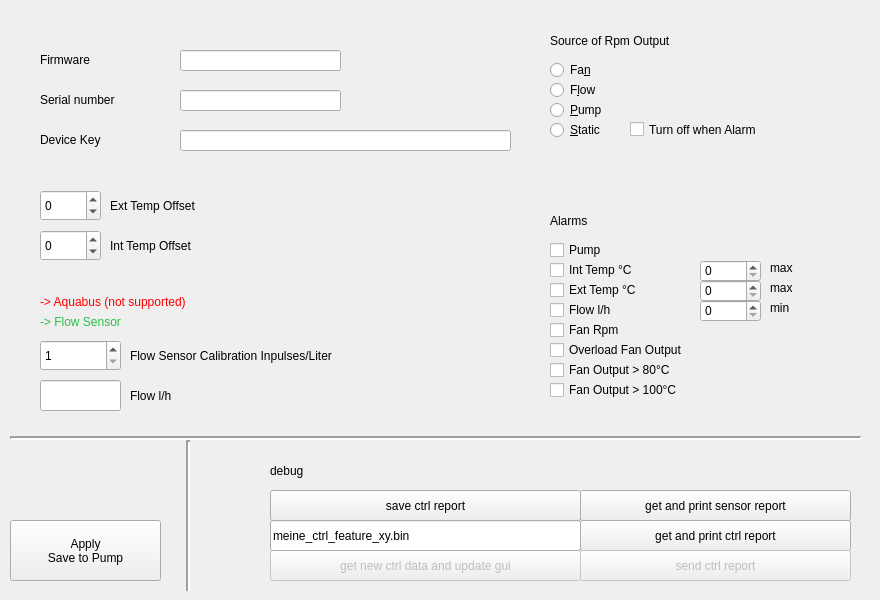
    <widget class="QWidget" name="page_4">
     <widget class="QPushButton" name="pushButton_ctrl_report">
      <property name="geometry">
       <rect>
        <x>580</x>
        <y>520</y>
        <width>271</width>
        <height>31</height>
       </rect>
      </property>
      <property name="text">
       <string>get and print ctrl report</string>
      </property>
     </widget>
     <widget class="QPushButton" name="pushButton_sensor_report">
      <property name="geometry">
       <rect>
        <x>580</x>
        <y>490</y>
        <width>271</width>
        <height>31</height>
       </rect>
      </property>
      <property name="text">
       <string>get and print sensor report</string>
      </property>
     </widget>
     <widget class="QPushButton" name="pushButton_send_ctrl_report">
      <property name="enabled">
       <bool>false</bool>
      </property>
      <property name="geometry">
       <rect>
        <x>580</x>
        <y>550</y>
        <width>271</width>
        <height>31</height>
       </rect>
      </property>
      <property name="text">
       <string>send ctrl report</string>
      </property>
     </widget>
     <widget class="QSpinBox" name="spinBox_settings_flow_calib">
      <property name="geometry">
       <rect>
        <x>40</x>
        <y>340</y>
        <width>81</width>
        <height>31</height>
       </rect>
      </property>
      <property name="minimum">
       <number>1</number>
      </property>
      <property name="maximum">
       <number>1000</number>
      </property>
     </widget>
     <widget class="QLabel" name="label_6">
      <property name="geometry">
       <rect>
        <x>130</x>
        <y>340</y>
        <width>361</width>
        <height>31</height>
       </rect>
      </property>
      <property name="text">
       <string>Flow Sensor Calibration Inpulses/Liter</string>
      </property>
     </widget>
     <widget class="QLineEdit" name="lineEdit_settings_flow">
      <property name="geometry">
       <rect>
        <x>40</x>
        <y>380</y>
        <width>81</width>
        <height>31</height>
       </rect>
      </property>
      <property name="readOnly">
       <bool>true</bool>
      </property>
     </widget>
     <widget class="QLabel" name="label_31">
      <property name="geometry">
       <rect>
        <x>130</x>
        <y>380</y>
        <width>111</width>
        <height>31</height>
       </rect>
      </property>
      <property name="text">
       <string>Flow l/h</string>
      </property>
     </widget>
     <widget class="QLineEdit" name="lineEdit_settings_firmware">
      <property name="enabled">
       <bool>true</bool>
      </property>
      <property name="geometry">
       <rect>
        <x>180</x>
        <y>50</y>
        <width>161</width>
        <height>21</height>
       </rect>
      </property>
      <property name="alignment">
       <set>Qt::AlignmentFlag::AlignLeading|Qt::AlignmentFlag::AlignLeft|Qt::AlignmentFlag::AlignVCenter</set>
      </property>
      <property name="readOnly">
       <bool>true</bool>
      </property>
     </widget>
     <widget class="QLineEdit" name="lineEdit_settings_device_key">
      <property name="enabled">
       <bool>true</bool>
      </property>
      <property name="geometry">
       <rect>
        <x>180</x>
        <y>130</y>
        <width>331</width>
        <height>21</height>
       </rect>
      </property>
      <property name="font">
       <font>
        <family>Noto Sans</family>
        <pointsize>13</pointsize>
        <kerning>false</kerning>
       </font>
      </property>
      <property name="alignment">
       <set>Qt::AlignmentFlag::AlignCenter</set>
      </property>
      <property name="readOnly">
       <bool>true</bool>
      </property>
     </widget>
     <widget class="QLineEdit" name="lineEdit_settings_serial">
      <property name="enabled">
       <bool>true</bool>
      </property>
      <property name="geometry">
       <rect>
        <x>180</x>
        <y>90</y>
        <width>161</width>
        <height>21</height>
       </rect>
      </property>
      <property name="alignment">
       <set>Qt::AlignmentFlag::AlignLeading|Qt::AlignmentFlag::AlignLeft|Qt::AlignmentFlag::AlignVCenter</set>
      </property>
      <property name="readOnly">
       <bool>true</bool>
      </property>
     </widget>
     <widget class="QLabel" name="label_32">
      <property name="geometry">
       <rect>
        <x>40</x>
        <y>49</y>
        <width>131</width>
        <height>21</height>
       </rect>
      </property>
      <property name="text">
       <string>Firmware</string>
      </property>
      <property name="alignment">
       <set>Qt::AlignmentFlag::AlignLeading|Qt::AlignmentFlag::AlignLeft|Qt::AlignmentFlag::AlignVCenter</set>
      </property>
     </widget>
     <widget class="QLabel" name="label_33">
      <property name="geometry">
       <rect>
        <x>40</x>
        <y>130</y>
        <width>131</width>
        <height>20</height>
       </rect>
      </property>
      <property name="text">
       <string>Device Key</string>
      </property>
      <property name="alignment">
       <set>Qt::AlignmentFlag::AlignLeading|Qt::AlignmentFlag::AlignLeft|Qt::AlignmentFlag::AlignVCenter</set>
      </property>
     </widget>
     <widget class="QLabel" name="label_34">
      <property name="geometry">
       <rect>
        <x>40</x>
        <y>90</y>
        <width>131</width>
        <height>20</height>
       </rect>
      </property>
      <property name="text">
       <string>Serial number</string>
      </property>
      <property name="alignment">
       <set>Qt::AlignmentFlag::AlignLeading|Qt::AlignmentFlag::AlignLeft|Qt::AlignmentFlag::AlignVCenter</set>
      </property>
     </widget>
     <widget class="QRadioButton" name="radioButton_source_fan">
      <property name="geometry">
       <rect>
        <x>550</x>
        <y>60</y>
        <width>171</width>
        <height>20</height>
       </rect>
      </property>
      <property name="text">
       <string>Fa&amp;n</string>
      </property>
     </widget>
     <widget class="QLabel" name="label_35">
      <property name="enabled">
       <bool>true</bool>
      </property>
      <property name="geometry">
       <rect>
        <x>550</x>
        <y>200</y>
        <width>161</width>
        <height>41</height>
       </rect>
      </property>
      <property name="text">
       <string>Alarms</string>
      </property>
     </widget>
     <widget class="QLabel" name="label_36">
      <property name="geometry">
       <rect>
        <x>550</x>
        <y>20</y>
        <width>231</width>
        <height>41</height>
       </rect>
      </property>
      <property name="text">
       <string>Source of Rpm Output</string>
      </property>
     </widget>
     <widget class="QRadioButton" name="radioButton_source_flow">
      <property name="geometry">
       <rect>
        <x>550</x>
        <y>80</y>
        <width>171</width>
        <height>20</height>
       </rect>
      </property>
      <property name="text">
       <string>F&amp;low</string>
      </property>
     </widget>
     <widget class="QRadioButton" name="radioButton_source_pump">
      <property name="geometry">
       <rect>
        <x>550</x>
        <y>100</y>
        <width>191</width>
        <height>20</height>
       </rect>
      </property>
      <property name="text">
       <string>&amp;Pump</string>
      </property>
     </widget>
     <widget class="QRadioButton" name="radioButton_source_static">
      <property name="geometry">
       <rect>
        <x>550</x>
        <y>120</y>
        <width>171</width>
        <height>20</height>
       </rect>
      </property>
      <property name="text">
       <string>&amp;Static</string>
      </property>
     </widget>
     <widget class="QPushButton" name="pushButton_settings_save_to_pump">
      <property name="geometry">
       <rect>
        <x>10</x>
        <y>520</y>
        <width>151</width>
        <height>61</height>
       </rect>
      </property>
      <property name="text">
       <string>Apply 
Save to Pump</string>
      </property>
     </widget>
     <widget class="QLabel" name="label_37">
      <property name="geometry">
       <rect>
        <x>270</x>
        <y>450</y>
        <width>101</width>
        <height>41</height>
       </rect>
      </property>
      <property name="text">
       <string>debug</string>
      </property>
     </widget>
     <widget class="QCheckBox" name="checkBox_source_turn_off_when_alarm">
      <property name="geometry">
       <rect>
        <x>630</x>
        <y>119</y>
        <width>231</width>
        <height>21</height>
       </rect>
      </property>
      <property name="text">
       <string>Turn off when Alarm</string>
      </property>
     </widget>
     <widget class="QCheckBox" name="checkBox_alarm_pump">
      <property name="enabled">
       <bool>true</bool>
      </property>
      <property name="geometry">
       <rect>
        <x>550</x>
        <y>240</y>
        <width>141</width>
        <height>20</height>
       </rect>
      </property>
      <property name="text">
       <string>Pump</string>
      </property>
     </widget>
     <widget class="QCheckBox" name="checkBox_alarm_int_temp">
      <property name="enabled">
       <bool>true</bool>
      </property>
      <property name="geometry">
       <rect>
        <x>550</x>
        <y>260</y>
        <width>141</width>
        <height>20</height>
       </rect>
      </property>
      <property name="text">
       <string>Int Temp °C</string>
      </property>
     </widget>
     <widget class="QCheckBox" name="checkBox_alarm_ext_temp">
      <property name="enabled">
       <bool>true</bool>
      </property>
      <property name="geometry">
       <rect>
        <x>550</x>
        <y>280</y>
        <width>141</width>
        <height>20</height>
       </rect>
      </property>
      <property name="text">
       <string>Ext Temp °C</string>
      </property>
     </widget>
     <widget class="QCheckBox" name="checkBox_alarm_flow">
      <property name="enabled">
       <bool>true</bool>
      </property>
      <property name="geometry">
       <rect>
        <x>550</x>
        <y>300</y>
        <width>131</width>
        <height>20</height>
       </rect>
      </property>
      <property name="text">
       <string>Flow l/h</string>
      </property>
     </widget>
     <widget class="QCheckBox" name="checkBox_alarm_fan_rpm">
      <property name="enabled">
       <bool>true</bool>
      </property>
      <property name="geometry">
       <rect>
        <x>550</x>
        <y>320</y>
        <width>151</width>
        <height>20</height>
       </rect>
      </property>
      <property name="text">
       <string>Fan Rpm</string>
      </property>
     </widget>
     <widget class="QCheckBox" name="checkBox_alarm_fan_overload">
      <property name="enabled">
       <bool>true</bool>
      </property>
      <property name="geometry">
       <rect>
        <x>550</x>
        <y>340</y>
        <width>211</width>
        <height>20</height>
       </rect>
      </property>
      <property name="text">
       <string>Overload Fan Output</string>
      </property>
     </widget>
     <widget class="QCheckBox" name="checkBox_alarm_80">
      <property name="enabled">
       <bool>true</bool>
      </property>
      <property name="geometry">
       <rect>
        <x>550</x>
        <y>360</y>
        <width>201</width>
        <height>20</height>
       </rect>
      </property>
      <property name="text">
       <string>Fan Output &gt; 80°C</string>
      </property>
     </widget>
     <widget class="QCheckBox" name="checkBox_alarm_100">
      <property name="enabled">
       <bool>true</bool>
      </property>
      <property name="geometry">
       <rect>
        <x>550</x>
        <y>380</y>
        <width>201</width>
        <height>20</height>
       </rect>
      </property>
      <property name="text">
       <string>Fan Output &gt; 100°C</string>
      </property>
      <property name="checkable">
       <bool>true</bool>
      </property>
     </widget>
     <widget class="QSpinBox" name="spinBox_alarm_int_temp_max">
      <property name="enabled">
       <bool>true</bool>
      </property>
      <property name="geometry">
       <rect>
        <x>700</x>
        <y>260</y>
        <width>61</width>
        <height>22</height>
       </rect>
      </property>
     </widget>
     <widget class="QSpinBox" name="spinBox_alarm_ext_temp_max">
      <property name="enabled">
       <bool>true</bool>
      </property>
      <property name="geometry">
       <rect>
        <x>700</x>
        <y>280</y>
        <width>61</width>
        <height>22</height>
       </rect>
      </property>
     </widget>
     <widget class="QSpinBox" name="spinBox_alarm_flow_min">
      <property name="enabled">
       <bool>true</bool>
      </property>
      <property name="geometry">
       <rect>
        <x>700</x>
        <y>300</y>
        <width>61</width>
        <height>22</height>
       </rect>
      </property>
      <property name="maximum">
       <number>1000</number>
      </property>
     </widget>
     <widget class="QSpinBox" name="spinBox_settings_ext_offset">
      <property name="geometry">
       <rect>
        <x>40</x>
        <y>190</y>
        <width>61</width>
        <height>31</height>
       </rect>
      </property>
      <property name="minimum">
       <number>-100</number>
      </property>
      <property name="maximum">
       <number>100</number>
      </property>
     </widget>
     <widget class="QSpinBox" name="spinBox_settings_int_offset">
      <property name="geometry">
       <rect>
        <x>40</x>
        <y>230</y>
        <width>61</width>
        <height>31</height>
       </rect>
      </property>
      <property name="minimum">
       <number>-100</number>
      </property>
      <property name="maximum">
       <number>100</number>
      </property>
     </widget>
     <widget class="QLabel" name="label_38">
      <property name="geometry">
       <rect>
        <x>110</x>
        <y>190</y>
        <width>171</width>
        <height>31</height>
       </rect>
      </property>
      <property name="text">
       <string>Ext Temp Offset</string>
      </property>
      <property name="alignment">
       <set>Qt::AlignmentFlag::AlignLeading|Qt::AlignmentFlag::AlignLeft|Qt::AlignmentFlag::AlignVCenter</set>
      </property>
     </widget>
     <widget class="QLabel" name="label_39">
      <property name="geometry">
       <rect>
        <x>110</x>
        <y>230</y>
        <width>181</width>
        <height>31</height>
       </rect>
      </property>
      <property name="text">
       <string>Int Temp Offset</string>
      </property>
      <property name="alignment">
       <set>Qt::AlignmentFlag::AlignLeading|Qt::AlignmentFlag::AlignLeft|Qt::AlignmentFlag::AlignVCenter</set>
      </property>
     </widget>
     <widget class="QLabel" name="label_40">
      <property name="enabled">
       <bool>true</bool>
      </property>
      <property name="geometry">
       <rect>
        <x>770</x>
        <y>260</y>
        <width>71</width>
        <height>16</height>
       </rect>
      </property>
      <property name="text">
       <string>max</string>
      </property>
     </widget>
     <widget class="QLabel" name="label_41">
      <property name="enabled">
       <bool>true</bool>
      </property>
      <property name="geometry">
       <rect>
        <x>770</x>
        <y>280</y>
        <width>81</width>
        <height>16</height>
       </rect>
      </property>
      <property name="text">
       <string>max</string>
      </property>
     </widget>
     <widget class="QLabel" name="label_42">
      <property name="enabled">
       <bool>true</bool>
      </property>
      <property name="geometry">
       <rect>
        <x>770</x>
        <y>300</y>
        <width>101</width>
        <height>16</height>
       </rect>
      </property>
      <property name="text">
       <string>min</string>
      </property>
     </widget>
     <widget class="Line" name="line_4">
      <property name="geometry">
       <rect>
        <x>10</x>
        <y>430</y>
        <width>851</width>
        <height>16</height>
       </rect>
      </property>
      <property name="lineWidth">
       <number>2</number>
      </property>
      <property name="orientation">
       <enum>Qt::Orientation::Horizontal</enum>
      </property>
     </widget>
     <widget class="QLabel" name="label_flow_active">
      <property name="enabled">
       <bool>true</bool>
      </property>
      <property name="geometry">
       <rect>
        <x>40</x>
        <y>310</y>
        <width>171</width>
        <height>24</height>
       </rect>
      </property>
      <property name="palette">
       <palette>
        <active>
         <colorrole role="WindowText">
          <brush brushstyle="SolidPattern">
           <color alpha="255">
            <red>45</red>
            <green>188</green>
            <blue>74</blue>
           </color>
          </brush>
         </colorrole>
        </active>
        <inactive>
         <colorrole role="WindowText">
          <brush brushstyle="SolidPattern">
           <color alpha="255">
            <red>45</red>
            <green>188</green>
            <blue>74</blue>
           </color>
          </brush>
         </colorrole>
        </inactive>
        <disabled/>
       </palette>
      </property>
      <property name="text">
       <string>-&gt; Flow Sensor</string>
      </property>
     </widget>
     <widget class="QLabel" name="label_aquabus_active">
      <property name="enabled">
       <bool>true</bool>
      </property>
      <property name="geometry">
       <rect>
        <x>40</x>
        <y>290</y>
        <width>271</width>
        <height>24</height>
       </rect>
      </property>
      <property name="palette">
       <palette>
        <active>
         <colorrole role="WindowText">
          <brush brushstyle="SolidPattern">
           <color alpha="255">
            <red>255</red>
            <green>0</green>
            <blue>0</blue>
           </color>
          </brush>
         </colorrole>
        </active>
        <inactive>
         <colorrole role="WindowText">
          <brush brushstyle="SolidPattern">
           <color alpha="255">
            <red>255</red>
            <green>0</green>
            <blue>0</blue>
           </color>
          </brush>
         </colorrole>
        </inactive>
        <disabled/>
       </palette>
      </property>
      <property name="text">
       <string>-&gt; Aquabus (not supported)</string>
      </property>
     </widget>
     <widget class="QPushButton" name="pushButton_get_new_ctrl_data">
      <property name="enabled">
       <bool>false</bool>
      </property>
      <property name="geometry">
       <rect>
        <x>270</x>
        <y>550</y>
        <width>311</width>
        <height>31</height>
       </rect>
      </property>
      <property name="text">
       <string>get new ctrl data and update gui</string>
      </property>
     </widget>
     <widget class="QPushButton" name="pushButton_save_ctrl_report_to_disk">
      <property name="geometry">
       <rect>
        <x>270</x>
        <y>490</y>
        <width>311</width>
        <height>31</height>
       </rect>
      </property>
      <property name="text">
       <string>save ctrl report</string>
      </property>
     </widget>
     <widget class="QLineEdit" name="lineEdit_ctrl_report_file_name">
      <property name="geometry">
       <rect>
        <x>270</x>
        <y>520</y>
        <width>311</width>
        <height>31</height>
       </rect>
      </property>
      <property name="text">
       <string>meine_ctrl_feature_xy.bin</string>
      </property>
     </widget>
     <widget class="Line" name="line_5">
      <property name="geometry">
       <rect>
        <x>180</x>
        <y>440</y>
        <width>16</width>
        <height>151</height>
       </rect>
      </property>
      <property name="lineWidth">
       <number>2</number>
      </property>
      <property name="orientation">
       <enum>Qt::Orientation::Vertical</enum>
      </property>
     </widget>
    </widget>
